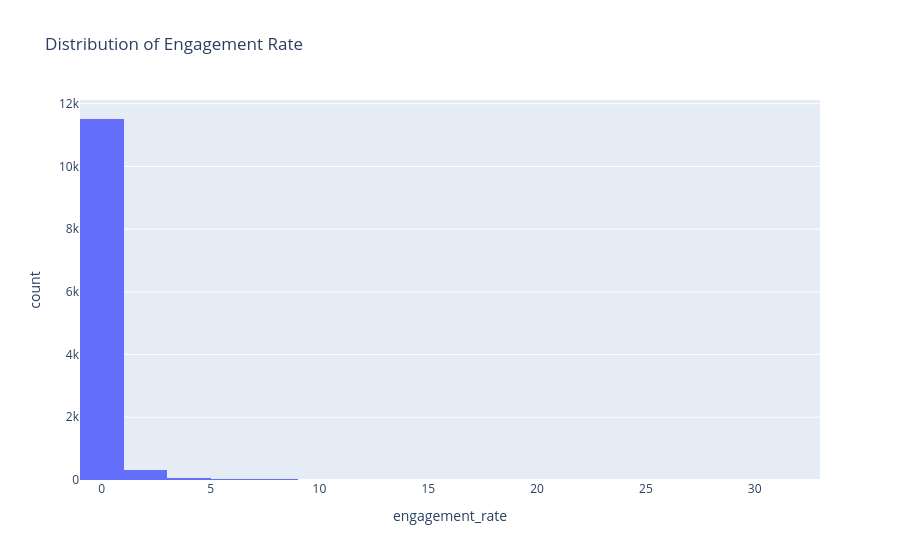

The cell this chart's notebook holds for it:
### Markdown cell above
<div style="background-color:#E6F2FF; padding: 10px; border-radius: 8px; box-shadow: 0 1px 3px 0 rgba(0, 0, 0, 0.1); border:1px solid #66C2A5; margin-top: 10px; margin-left: 20px;">
    <h2 style="font-size:20px; font-family:Georgia, serif; color:#333333; text-align: left; margin: 0;">
        4.1 Histogram
    </h2>
</div>

### Code cell
px.histogram(df, x = 'engagement_rate', nbins=30 , title= 'Distribution of Engagement Rate')

### Figure 1 — Plotly figure (JSON) as saved in the notebook; plotly's stock layout.template omitted (floating-point values rounded to 4 significant figures; data arrays with more than 128 entries replaced by an {"elided": "..."} marker saying what was removed)
{"data": [{"bingroup": "x", "hovertemplate": "engagement_rate=%{x}<br>count=%{y}<extra></extra>", "legendgroup": "", "marker": {"color": "#636efa", "pattern": {"shape": ""}}, "name": "", "nbinsx": 30, "orientation": "v", "showlegend": false, "type": "histogram", "x": {"elided": "12000 float values"}, "xaxis": "x", "yaxis": "y"}], "layout": {"barmode": "relative", "legend": {"tracegroupgap": 0}, "title": {"text": "Distribution of Engagement Rate"}, "xaxis": {"anchor": "y", "domain": [0, 1], "title": {"text": "engagement_rate"}}, "yaxis": {"anchor": "x", "domain": [0, 1], "title": {"text": "count"}}}}
